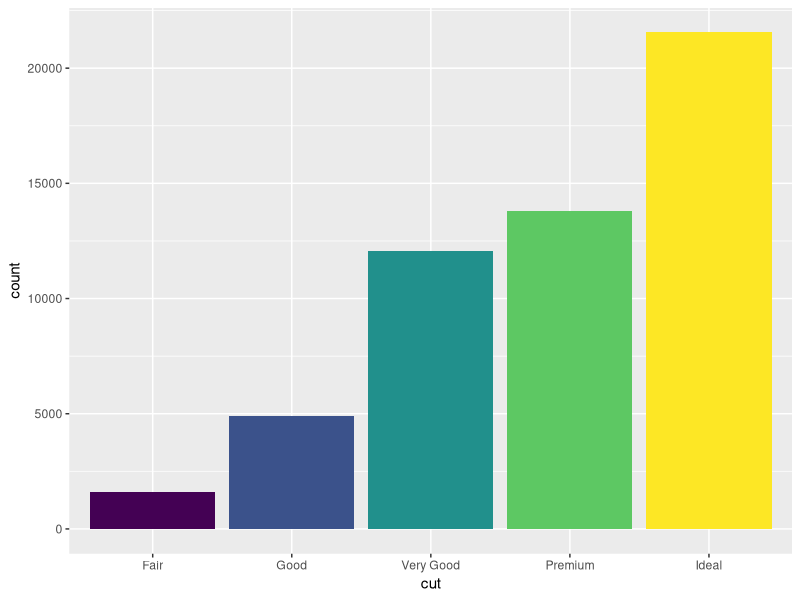
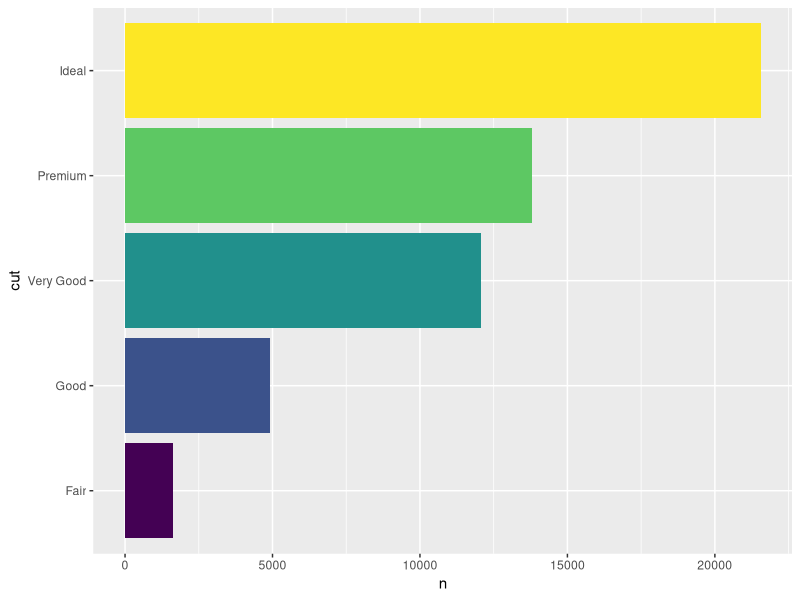
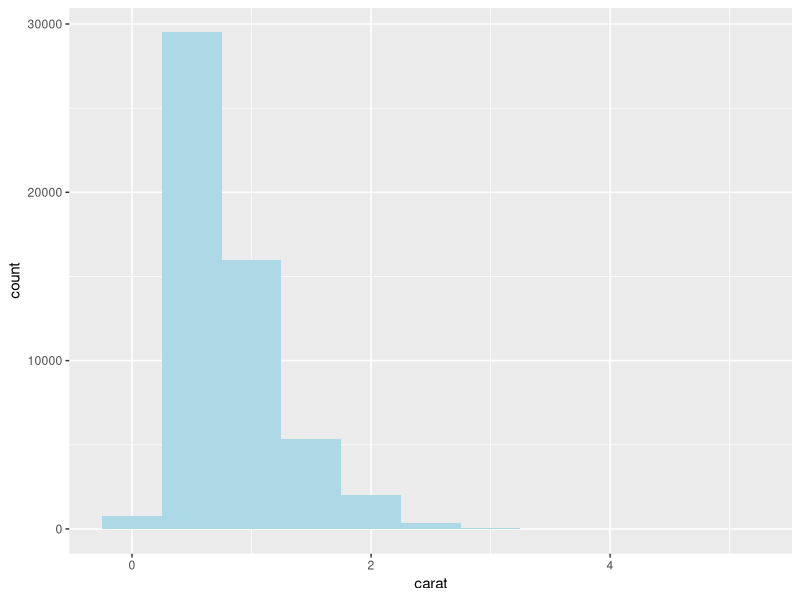
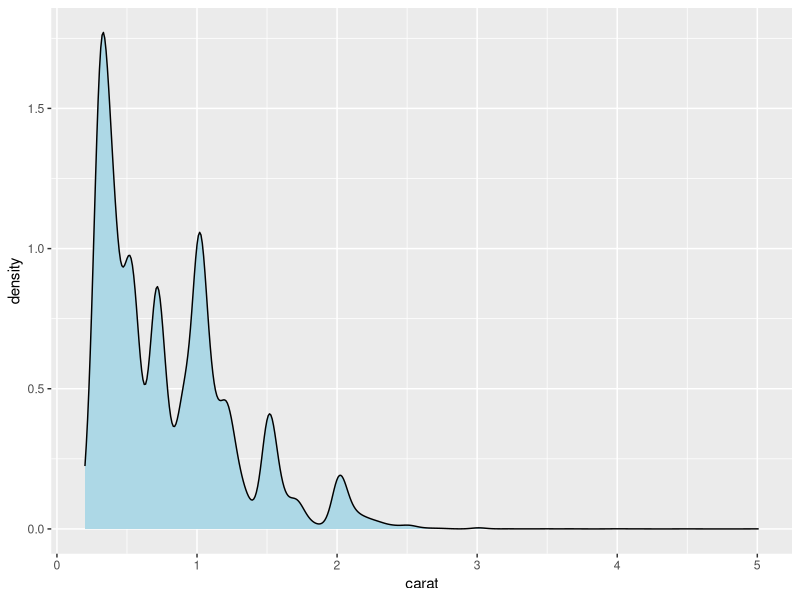
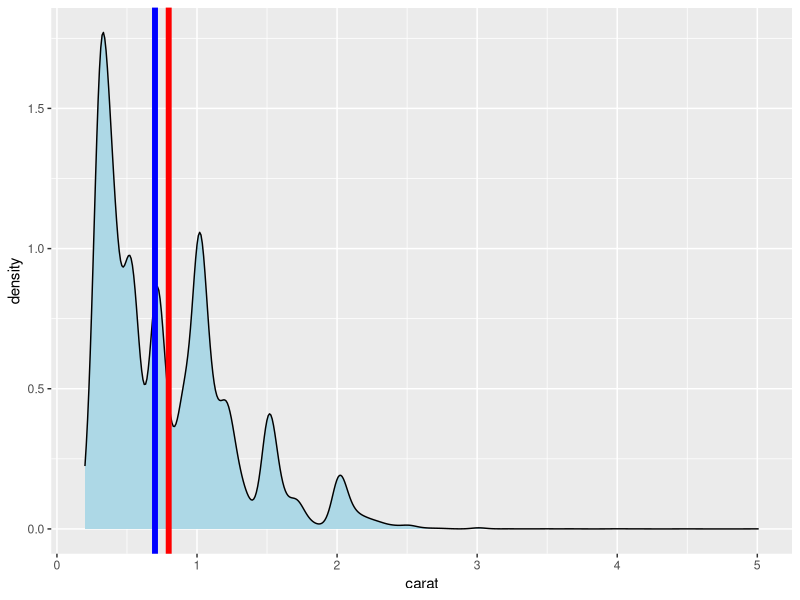
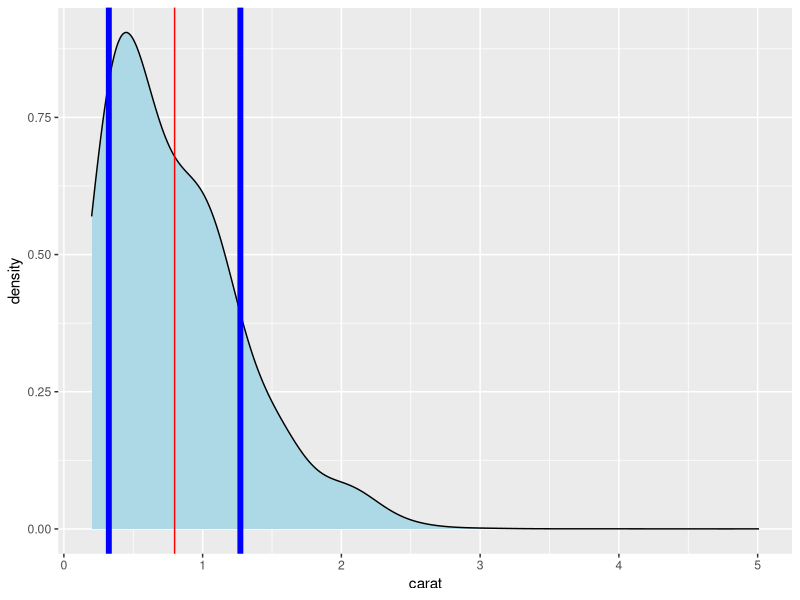
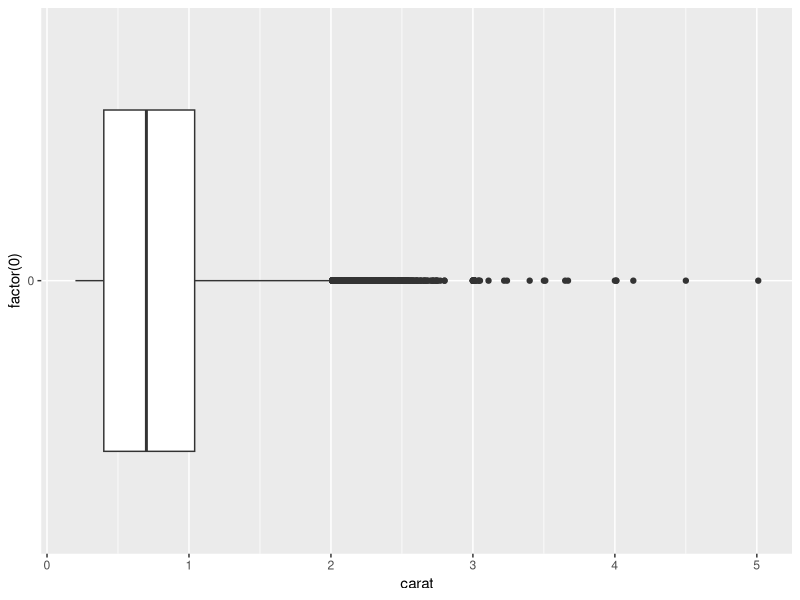
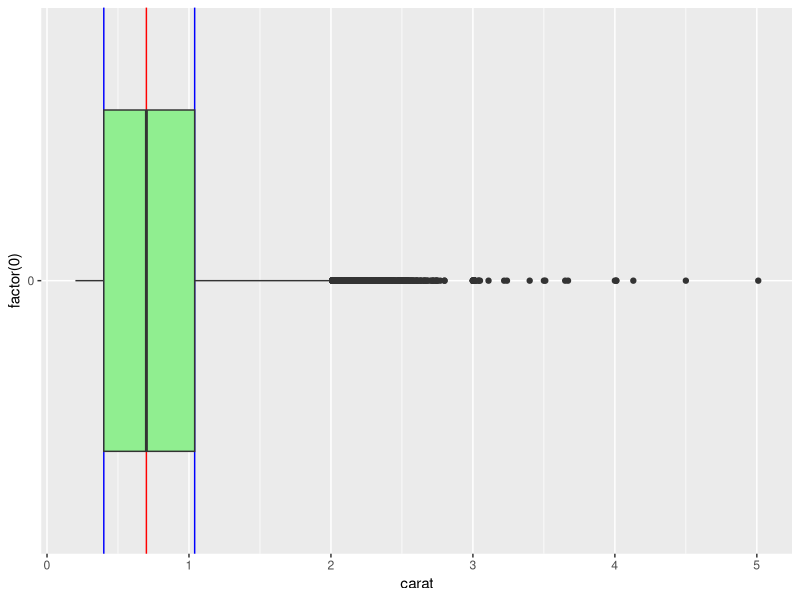

These figures' R source, in order:
## ---- chunk 1
knitr::opts_chunk$set(echo = TRUE)
library(tidyverse)
## ---- chunk 2
data(diamonds)
summary(diamonds)
## ---- chunk 3
diamonds %>% 
  ggplot(aes(x = cut, fill = cut)) +
  geom_bar(show.legend = FALSE)
## ---- chunk 4
diamonds %>% 
  count(cut) %>% 
  ggplot(aes(x = cut, y = n, fill = cut)) +
  geom_col(show.legend = FALSE) +
  coord_flip()
## ---- chunk 5
diamonds %>%
  ggplot(aes(x = carat)) +
  geom_histogram(binwidth = 0.5, fill = "lightblue")
## ---- chunk 6
diamonds %>%
  ggplot(aes(x = carat)) +
  geom_density(fill = "lightblue")
## ---- chunk 7
mean(diamonds$carat)
median(diamonds$carat)
diamonds %>%
  ggplot(aes(x = carat)) +
  geom_density(fill = "lightblue") +
  geom_vline(
    xintercept = mean(diamonds$carat),
    color = "red",
    size = 2
  ) +
  geom_vline(
    xintercept = median(diamonds$carat),
    color = "blue",
    size = 2
  )
## ---- chunk 8
carat_mean <- mean(diamonds$carat)
carat_sd <- sd(diamonds$carat)
diamonds %>% 
  ggplot(aes(x = carat)) +
  geom_density(fill = "lightblue", bw = 0.2) +
  geom_vline(xintercept = carat_mean, color = "red") +
  geom_vline(xintercept = carat_mean - carat_sd, color = "blue", size = 2) +
  geom_vline(xintercept = carat_mean + carat_sd, color = "blue", size = 2)
## ---- chunk 9
quantile(diamonds$carat)
summary(diamonds$carat)
## ---- chunk 10
diamonds %>% 
  ggplot(aes(x = factor(0), y = carat)) +
  geom_boxplot() +
  coord_flip()
## ---- chunk 11
Median <- median(diamonds$carat)
lower_hinge <- quantile(diamonds$carat, 0.25)
upper_hinge <- quantile(diamonds$carat, 0.75)

diamonds %>% 
  ggplot(aes(x = factor(0), y = carat)) +
  geom_hline(yintercept = Median, color = "red") +
  geom_hline(yintercept = lower_hinge, color = "blue") +
  geom_hline(yintercept = upper_hinge, color = "blue") +
  geom_boxplot(fill = "lightgreen") +
  coord_flip()
## ---- chunk 12
upper_hinge - lower_hinge
IQR(diamonds$carat)
## ---- chunk 13
diamonds %>% 
  ggplot(aes(x = factor(0), y = carat)) +
  geom_boxplot(fill = "lightblue") +
  coord_flip()
## ---- chunk 14
diamonds %>% 
  ggplot(aes(x = factor(0), y = carat)) +
  geom_violin(fill = "lightgreen") +
  geom_boxplot(fill = "lightblue", width = 0.1) +
  coord_flip()
